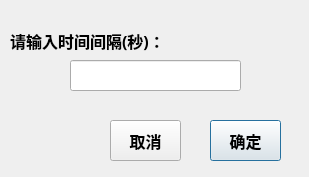
<?xml version="1.0" encoding="UTF-8"?>
<ui version="4.0">
 <class>si_dlg</class>
 <widget class="QDialog" name="si_dlg">
  <property name="geometry">
   <rect>
    <x>0</x>
    <y>0</y>
    <width>309</width>
    <height>177</height>
   </rect>
  </property>
  <property name="windowTitle">
   <string>Dialog</string>
  </property>
  <widget class="QLabel" name="label">
   <property name="geometry">
    <rect>
     <x>10</x>
     <y>30</y>
     <width>151</width>
     <height>21</height>
    </rect>
   </property>
   <property name="font">
    <font>
     <family>Aharoni</family>
     <pointsize>12</pointsize>
     <weight>75</weight>
     <bold>true</bold>
    </font>
   </property>
   <property name="text">
    <string>请输入时间间隔(秒)：</string>
   </property>
  </widget>
  <widget class="QLineEdit" name="timein">
   <property name="geometry">
    <rect>
     <x>70</x>
     <y>60</y>
     <width>171</width>
     <height>31</height>
    </rect>
   </property>
   <property name="font">
    <font>
     <family>Aharoni</family>
     <pointsize>12</pointsize>
     <weight>75</weight>
     <bold>true</bold>
    </font>
   </property>
  </widget>
  <widget class="QPushButton" name="ok">
   <property name="geometry">
    <rect>
     <x>210</x>
     <y>120</y>
     <width>71</width>
     <height>41</height>
    </rect>
   </property>
   <property name="font">
    <font>
     <family>Aharoni</family>
     <pointsize>12</pointsize>
     <weight>75</weight>
     <bold>true</bold>
    </font>
   </property>
   <property name="text">
    <string>确定</string>
   </property>
  </widget>
  <widget class="QPushButton" name="cancel">
   <property name="geometry">
    <rect>
     <x>110</x>
     <y>120</y>
     <width>71</width>
     <height>41</height>
    </rect>
   </property>
   <property name="font">
    <font>
     <family>Aharoni</family>
     <pointsize>12</pointsize>
     <weight>75</weight>
     <bold>true</bold>
    </font>
   </property>
   <property name="text">
    <string>取消</string>
   </property>
  </widget>
 </widget>
 <resources/>
 <connections/>
 <slots>
  <slot>on_ok_clicked()</slot>
 </slots>
</ui>
